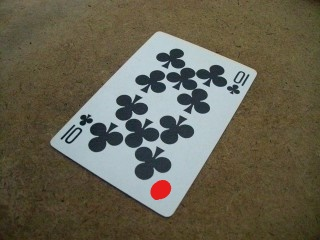
#> input picture 04edge_lineas_hough/cartaflip_inked.jpg, 320 x 240 px
$ python carta.py
#> lines starting #> are read from the running program, lines starting #| are printed output that depends on the picture; after the words box and inside, x2 and y2 are one past the last pixel; in counts of white or black regions, pixels touching at a corner belong together
"""
Task: Detect card corners and fix perspective
"""


from os import set_inheritable
import cv2
import numpy as np


img = cv2.imread('cartaflip_inked.jpg')
#> img is the input picture: shape (240, 320, 3); mean B, G, R 80.3, 97.4, 102.2


gray = cv2.cvtColor(img, cv2.COLOR_BGR2GRAY)
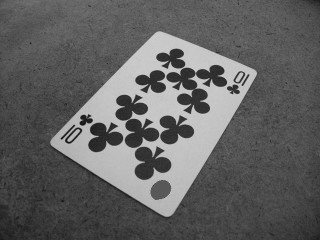
#> gray: shape (240, 320); min 15, max 216, mean 96.9
ret,thresh = cv2.threshold(gray,127,255,0)
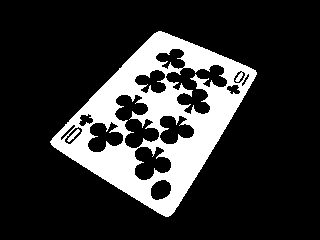
#> thresh: shape (240, 320); 18.9% white; 2 white regions


cv2.imshow('Thresholded original',thresh)
# cv2.waitKey(0)


## Get contours
contours,h = cv2.findContours(thresh,cv2.RETR_CCOMP, cv2.CHAIN_APPROX_SIMPLE)
#> contours = 16 contours; largest, box (x1, y1, x2, y2) and area: (50, 31, 257, 217) 20504, (165, 64, 228, 115) 1554, (114, 94, 160, 149) 1328, (134, 146, 172, 181) 876, (87, 121, 124, 153) 736; h = 16 rows, first 6: [1, -1, -1, -1], [-1, 0, 2, -1], [3, -1, -1, 1], [4, 2, -1, 1], [5, 3, -1, 1], [6, 4, -1, 1]


## only draw contour that have big areas
imx = img.shape[0]
#> imx = 240
imy = img.shape[1]
#> imy = 320
lp_area = (imx * imy) / 10
#> lp_area = 7680


def order_points(pts):
    # sort the points based on their x-coordinates
    xSorted = pts[np.argsort(pts[:, 0]), :]
    # grab the left-most and right-most points from the sorted
    # x-roodinate points
    leftMost = xSorted[:2, :]
    rightMost = xSorted[2:, :]
    # now, sort the left-most coordinates according to their
    # y-coordinates so we can grab the top-left and bottom-left
    # points, respectively
    leftMost = leftMost[np.argsort(leftMost[:, 1]), :]
    (tl, bl) = leftMost

    # now that we have the top-left coordinate, use it as an
    # anchor to calculate the Euclidean distance between the
    # top-left and right-most points; the point with the largest
    # distance will be our bottom-right point
    # (tr, br) = rightMost[
    #     np.argsort(
    #         list(
    #             map(lambda x, y: np.linalg.norm(x - y), np.array([tl,tl]), rightMost)
    #         )
    #     ),
    #     :
    # ]

    # now, sort the right-most coordinates according to their
    # y-coordinates so we can grab the top-right and bottom-right
    # points, respectively
    rightMost = rightMost[np.argsort(rightMost[:, 1]), :]
    (tr, br) = rightMost
    # return the coordinates in top-left, top-right,
    # bottom-right, and bottom-left order
    return np.array([tl, tr, bl, br], dtype="float32")

def four_point_transform(image, pts, width_limit=70, height_limit=70):
    # obtain a consistent order of the points and unpack them
    # individually
    rect = order_points(pts)
    (tl, tr, bl, br) = rect
    print(f"Corner Points function: topleft-{tl}, topright-{tr}, bottomleft-{bl}, bottomright-{br}")
    # compute the width of the new image, which will be the
    # maximum distance between bottom-right and bottom-left
    # x-coordiates or the top-right and top-left x-coordinates
    widthA = np.sqrt(((br[0] - bl[0]) ** 2) + ((br[1] - bl[1]) ** 2))
    widthB = np.sqrt(((tr[0] - tl[0]) ** 2) + ((tr[1] - tl[1]) ** 2))
    maxWidth = max(int(widthA), int(widthB))
    # compute the height of the new image, which will be the
    # maximum distance between the top-right and bottom-right
    # y-coordinates or the top-left and bottom-left y-coordinates
    heightA = np.sqrt(((tr[0] - br[0]) ** 2) + ((tr[1] - br[1]) ** 2))
    heightB = np.sqrt(((tl[0] - bl[0]) ** 2) + ((tl[1] - bl[1]) ** 2))
    maxHeight = max(int(heightA), int(heightB))
    if maxWidth > width_limit and maxHeight > height_limit:
        # now that we have the dimensions of the new image, construct
        # the set of destination points to obtain a "birds eye view",
        # (i.e. top-down view) of the image, again specifying points
        # in the top-left, top-right, bottom-right, and bottom-left
        # order
        dst = np.float32(
            [
                [0, 0],
                [maxWidth, 0],
                [0, maxHeight],
                [maxWidth, maxHeight]
            ]
        )
        print("dimensiones warped")
        print(dst)
        # compute the perspective transform matrix and then apply it
        M = cv2.getPerspectiveTransform(rect, dst)
        warped = cv2.warpPerspective(image, M, (maxWidth, maxHeight))
        # return the warped image
        return True, warped
    else:
        print("#########################")
        print("No suficientemente grande")
        print("#########################")
        return False, None


#################################################################


## Get only rectangles given exceeding area
for cnt in contours:
    approx = cv2.approxPolyDP(cnt,0.01 * cv2.arcLength(cnt, True), True)
    ## calculate number of vertices
    #print(len(approx))


    if len(approx) == 4 and cv2.contourArea(cnt) > lp_area:
        print("rectangle")

        tmp_img = img.copy()
        cv2.drawContours(tmp_img, [cnt], 0, (0, 255, 255), 6)
        cv2.imshow('Contour Borders', tmp_img)
        # cv2.waitKey(0)


        tmp_img = img.copy()
        cv2.drawContours(tmp_img, [cnt], 0, (255, 0, 255), -1)
        cv2.imshow('Contour Filled', tmp_img)
        # cv2.waitKey(0)


        # Make a hull arround the contour and draw it on the original image
        tmp_img = img.copy()
        mask = np.zeros((img.shape[:2]), np.uint8)
        hull = cv2.convexHull(cnt)
        cv2.drawContours(mask, [hull], 0, (255, 255, 255), -1)
        cv2.imshow('Convex Hull Mask', mask)
        # cv2.waitKey(0)


        # Draw minimum area rectangle
        tmp_img = img.copy()
        rect = cv2.minAreaRect(cnt)
        box = cv2.boxPoints(rect)
        box = np.int0(box)
        cv2.drawContours(tmp_img, [box], 0, (0, 0, 255), 2)
        cv2.imshow('Minimum Area Rectangle', tmp_img)
        # cv2.waitKey(0)


        # Draw bounding rectangle
        tmp_img = img.copy()
        x, y, w, h = cv2.boundingRect(cnt)
        cv2.rectangle(tmp_img, (x, y), (x + w, y + h), (0, 255, 0), 2)
        cv2.imshow('Bounding Rectangle', tmp_img)
        # cv2.waitKey(0)


        # Bounding Rectangle and Minimum Area Rectangle
        tmp_img = img.copy()
        rect = cv2.minAreaRect(cnt)
        box = cv2.boxPoints(rect)
        box = np.int0(box)
        cv2.drawContours(tmp_img, [box], 0, (0, 0, 255), 2)
        x, y, w, h = cv2.boundingRect(cnt)
        cv2.rectangle(tmp_img, (x, y), (x + w, y + h), (0, 255, 0), 2)
        cv2.imshow('Bounding Rectangle', tmp_img)
        # cv2.waitKey(0)


        # determine the most extreme points along the contour
        # https://www.pyimagesearch.com/2016/04/11/finding-extreme-points-in-contours-with-opencv/
        tmp_img = img.copy()
        extLeft = tuple(cnt[cnt[:, :, 0].argmin()][0])
        print("extLeft -> ", extLeft)
        extRight = tuple(cnt[cnt[:, :, 0].argmax()][0])
        print("extRight -> ", extRight)
        extTop = tuple(cnt[cnt[:, :, 1].argmin()][0])
        print("extTop -> ", extTop)
        extBot = tuple(cnt[cnt[:, :, 1].argmax()][0])
        print("extBot -> ", extBot)
        cv2.drawContours(tmp_img, [cnt], -1, (0, 255, 255), 2)
        cv2.circle(tmp_img, extLeft, 8, (0, 0, 255), -1)
        cv2.circle(tmp_img, extRight, 8, (0, 255, 0), -1)
        cv2.circle(tmp_img, extTop, 8, (255, 0, 0), -1)
        cv2.circle(tmp_img, extBot, 8, (255, 255, 0), -1)

        print(f"Corner Points: extLeft-{extLeft}, extRight-{extRight}, extTop-{extTop}, extBot-{extBot}")

        cv2.imshow('img contour drawn', tmp_img)
        # cv2.waitKey(0)
        #cv2.destroyAllWindows()


        ## Perspective Transform
        tmp_img = img.copy()
        pts = np.float32([extLeft, extRight, extTop, extBot])
        size_ok, warped = four_point_transform(tmp_img, pts)
        if size_ok:
            cv2.imshow("Warped", warped)
        cv2.waitKey(0)
#> this loop made 16 passes
#> (approx, box, pts) on pass 2: ([[158, 31], [50, 142], [168, 216], [256, 72]], [[168, 219], [47, 144], [138, -2], [259, 73]], [[50, 141], [256, 74], [158, 31], [165, 216]])
#| rectangle
#| extLeft ->  (50, 141)
#| extRight ->  (256, 74)
#| extTop ->  (158, 31)
#| extBot ->  (165, 216)
#| Corner Points: extLeft-(50, 141), extRight-(256, 74), extTop-(158, 31), extBot-(165, 216)
#| Corner Points function: topleft-[158.  31.], topright-[256.  74.], bottomleft-[ 50. 141.], bottomright-[165. 216.]
#| dimensiones warped
#| [[  0.   0.]
#|  [137.   0.]
#> (further printed lines are left out)
#> pass 2, `cv2.imshow('Contour Borders', tmp_img)`:
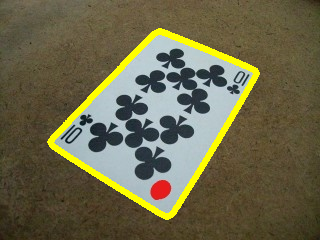
#> window 'Contour Borders': shape (240, 320, 3); mean B, G, R 74, 103, 107.8
#> pass 2, `cv2.imshow('Contour Filled', tmp_img)`:
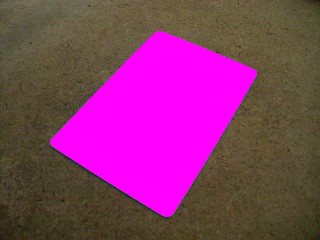
#> window 'Contour Filled': shape (240, 320, 3); mean B, G, R 106.5, 56.2, 132.9
#> pass 2, `cv2.imshow('Convex Hull Mask', mask)`:
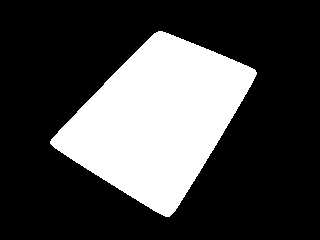
#> window 'Convex Hull Mask': shape (240, 320); 27.3% white; 1 white region, box (x1, y1, x2, y2) and area: (50, 31, 257, 217) 20932
#> pass 2, `cv2.imshow('Minimum Area Rectangle', tmp_img)`:
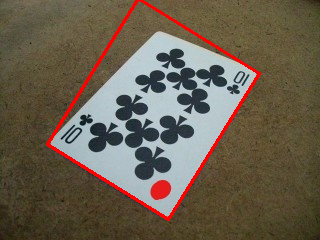
#> window 'Minimum Area Rectangle': shape (240, 320, 3); mean B, G, R 77.7, 94.6, 106


        # # obtain a consistent order of the points and unpack them
        # # individually
        # rect = np.float32([extLeft, extTop, extBot, extRight])
        # # (extLeft, extTop, extBot, extRight) = rect
        # (extLeft, extTop, extRight, extBot) = rect
        # print(f"Corner Points: extLeft-{extLeft}, extRight-{extRight}, extTop-{extTop}, extBot-{extBot}")
        # widthA = np.sqrt(((extBot[0] - extRight[0]) ** 2) + ((extBot[1] - extRight[1]) ** 2))
        # widthB = np.sqrt(((extTop[0] - extLeft[0]) ** 2) + ((extTop[1] - extLeft[1]) ** 2))
        # maxWidth = max(int(widthA), int(widthB))
        # # compute the height of the new image, which will be the
        # # maximum distance between the top-right and bottom-right
        # # y-coordinates or the top-left and bottom-left y-coordinates
        # heightA = np.sqrt(((extTop[0] - extBot[0]) ** 2) + ((extTop[1] - extBot[1]) ** 2))
        # heightB = np.sqrt(((extLeft[0] - extRight[0]) ** 2) + ((extLeft[1] - extRight[1]) ** 2))
        # maxHeight = max(int(heightA), int(heightB))
        # # now that we have the dimensions of the new image, construct
        # # the set of destination points to obtain a "birds eye view",
        # # (i.e. top-down view) of the image, again specifying points
        # # in the top-left, top-right, bottom-right, and bottom-left
        # # order
        # dst = np.float32(
        #     [
        #         [0, 0],
        #         [maxWidth, 0],
        #         [0, maxHeight],
        #         [maxWidth, maxHeight]
        #     ]
        # )
        # print(dst)
        # # compute the perspective transform matrix and then apply it
        # M = cv2.getPerspectiveTransform(rect, dst)
        # warped = cv2.warpPerspective(tmp_img, M, (maxWidth, maxHeight))
        # cv2.imshow("Warped2", warped)
        # cv2.waitKey(0)

cv2.destroyAllWindows()

$ run again, with 04edge_lineas_hough/carta.jpg copied over 04edge_lineas_hough/cartaflip_inked.jpg
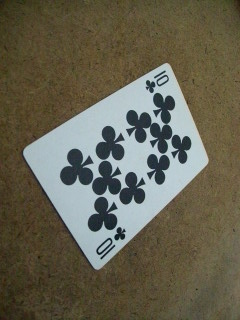
#> input picture 04edge_lineas_hough/carta.jpg, 240 x 320 px
#> img is the input picture: shape (320, 240, 3); mean B, G, R 80.9, 98.1, 101.9
#> `ret,thresh = cv2.threshold(gray,127,255,0)`:
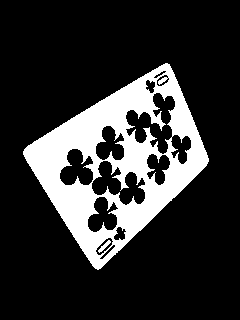
#> thresh: shape (320, 240); 19.3% white; 2 white regions
#> `contours,h = cv2.findContours(thresh,cv2.RETR_CCOMP, cv2.CHAIN_APPROX_..`: contours = 15 contours; largest, box (x1, y1, x2, y2) and area: (23, 63, 209, 270) 20504, (125, 92, 176, 155) 1554, (91, 160, 146, 206) 1328, (59, 148, 94, 186) 876, (87, 196, 119, 233) 736; h = 15 rows, first 6: [1, -1, -1, -1], [-1, 0, 2, -1], [3, -1, -1, 1], [4, 2, -1, 1], [5, 3, -1, 1], [6, 4, -1, 1]
#> the loop `for cnt in contours:` made 15 passes
#> (approx, box, pts) on pass 2: ([[167, 63], [23, 151], [97, 269], [208, 161]], [[94, 271], [19, 150], [165, 59], [241, 180]], [[23, 151], [208, 161], [165, 63], [97, 269]])
#> (printed output is left out)
#> pass 2, `cv2.imshow('Minimum Area Rectangle', tmp_img)`:
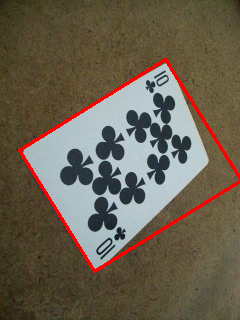
#> window 'Minimum Area Rectangle': shape (320, 240, 3); mean B, G, R 78.7, 95.5, 106.1
